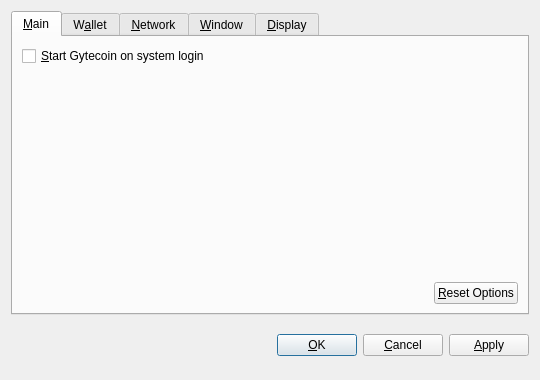
<?xml version="1.0" encoding="UTF-8"?>
<ui version="4.0">
 <class>OptionsDialog</class>
 <widget class="QDialog" name="OptionsDialog">
  <property name="geometry">
   <rect>
    <x>0</x>
    <y>0</y>
    <width>540</width>
    <height>380</height>
   </rect>
  </property>
  <property name="windowTitle">
   <string>Options</string>
  </property>
  <property name="modal">
   <bool>true</bool>
  </property>
  <layout class="QVBoxLayout" name="verticalLayout">
   <item>
    <widget class="QTabWidget" name="tabWidget">
     <property name="tabPosition">
      <enum>QTabWidget::North</enum>
     </property>
     <property name="currentIndex">
      <number>0</number>
     </property>
     <widget class="QWidget" name="tabMain">
      <attribute name="title">
       <string>&amp;Main</string>
      </attribute>
      <layout class="QVBoxLayout" name="verticalLayout_Main">
       <item>
        <widget class="QCheckBox" name="bitcoinAtStartup">
         <property name="toolTip">
          <string>Automatically start Gytecoin after logging in to the system.</string>
         </property>
         <property name="text">
          <string>&amp;Start Gytecoin on system login</string>
         </property>
        </widget>
       </item>
       <item>
        <spacer name="verticalSpacer_Main">
         <property name="orientation">
          <enum>Qt::Vertical</enum>
         </property>
         <property name="sizeHint" stdset="0">
          <size>
           <width>20</width>
           <height>40</height>
          </size>
         </property>
        </spacer>
       </item>
       <item>
        <layout class="QHBoxLayout" name="horizontalLayout_2_Main">
         <item>
          <spacer name="horizontalSpacer_2_Main">
           <property name="orientation">
            <enum>Qt::Horizontal</enum>
           </property>
           <property name="sizeHint" stdset="0">
            <size>
             <width>40</width>
             <height>20</height>
            </size>
           </property>
          </spacer>
         </item>
         <item>
          <widget class="QPushButton" name="resetButton">
           <property name="toolTip">
            <string>Reset all client options to default.</string>
           </property>
           <property name="text">
            <string>&amp;Reset Options</string>
           </property>
           <property name="autoDefault">
            <bool>false</bool>
           </property>
          </widget>
         </item>
        </layout>
       </item>
      </layout>
     </widget>
     <widget class="QWidget" name="tabWallet">
      <attribute name="title">
       <string>W&amp;allet</string>
      </attribute>
      <layout class="QVBoxLayout" name="verticalLayout_Network">
       <item>
        <widget class="QLabel" name="transactionFeeInfoLabel">
         <property name="text">
          <string>Optional transaction fee per kB that helps make sure your transactions are processed quickly. Most transactions are 1 kB.</string>
         </property>
         <property name="textFormat">
          <enum>Qt::PlainText</enum>
         </property>
         <property name="wordWrap">
          <bool>true</bool>
         </property>
        </widget>
       </item>
       <item>
        <layout class="QHBoxLayout" name="horizontalLayout_1_Main">
         <item>
          <widget class="QLabel" name="transactionFeeLabel">
           <property name="text">
            <string>Pay transaction &amp;fee</string>
           </property>
           <property name="textFormat">
            <enum>Qt::PlainText</enum>
           </property>
           <property name="buddy">
            <cstring>transactionFee</cstring>
           </property>
          </widget>
         </item>
         <item>
          <widget class="BitcoinAmountField" name="transactionFee"/>
         </item>
         <item>
          <spacer name="horizontalSpacer_1_Main">
           <property name="orientation">
            <enum>Qt::Horizontal</enum>
           </property>
           <property name="sizeHint" stdset="0">
            <size>
             <width>40</width>
             <height>20</height>
            </size>
           </property>
          </spacer>
         </item>
        </layout>
       </item>
       <item>
        <widget class="QLabel" name="label">
         <property name="text">
          <string>If you disable the spending of unconfirmed change, the change from a transaction cannot be used until that transaction has at least one confirmation. This also affects how your balance is computed.</string>
         </property>
         <property name="wordWrap">
          <bool>true</bool>
         </property>
        </widget>
       </item>
       <item>
        <widget class="QCheckBox" name="spendZeroConfChange">
         <property name="text">
          <string>Spend unconfirmed change  (experts only)</string>
         </property>
        </widget>
       </item>
       <item>
        <spacer name="verticalSpacer">
         <property name="orientation">
          <enum>Qt::Vertical</enum>
         </property>
         <property name="sizeHint" stdset="0">
          <size>
           <width>20</width>
           <height>40</height>
          </size>
         </property>
        </spacer>
       </item>
      </layout>
     </widget>
     <widget class="QWidget" name="tabNetwork">
      <attribute name="title">
       <string>&amp;Network</string>
      </attribute>
      <layout class="QVBoxLayout" name="verticalLayout_Network">
       <item>
        <widget class="QCheckBox" name="mapPortUpnp">
         <property name="toolTip">
          <string>Automatically open the Gytecoin client port on the router. This only works when your router supports UPnP and it is enabled.</string>
         </property>
         <property name="text">
          <string>Map port using &amp;UPnP</string>
         </property>
        </widget>
       </item>
       <item>
        <widget class="QCheckBox" name="connectSocks">
         <property name="toolTip">
          <string>Connect to the Gytecoin network through a SOCKS proxy (e.g. when connecting through Tor).</string>
         </property>
         <property name="text">
          <string>&amp;Connect through SOCKS proxy:</string>
         </property>
        </widget>
       </item>
       <item>
        <layout class="QHBoxLayout" name="horizontalLayout_Network">
         <item>
          <widget class="QLabel" name="proxyIpLabel">
           <property name="text">
            <string>Proxy &amp;IP:</string>
           </property>
           <property name="textFormat">
            <enum>Qt::PlainText</enum>
           </property>
           <property name="buddy">
            <cstring>proxyIp</cstring>
           </property>
          </widget>
         </item>
         <item>
          <widget class="QValidatedLineEdit" name="proxyIp">
           <property name="maximumSize">
            <size>
             <width>140</width>
             <height>16777215</height>
            </size>
           </property>
           <property name="toolTip">
            <string>IP address of the proxy (e.g. 127.0.0.1)</string>
           </property>
          </widget>
         </item>
         <item>
          <widget class="QLabel" name="proxyPortLabel">
           <property name="text">
            <string>&amp;Port:</string>
           </property>
           <property name="textFormat">
            <enum>Qt::PlainText</enum>
           </property>
           <property name="buddy">
            <cstring>proxyPort</cstring>
           </property>
          </widget>
         </item>
         <item>
          <widget class="QLineEdit" name="proxyPort">
           <property name="maximumSize">
            <size>
             <width>55</width>
             <height>16777215</height>
            </size>
           </property>
           <property name="toolTip">
            <string>Port of the proxy (e.g. 9050)</string>
           </property>
          </widget>
         </item>
         <item>
          <widget class="QLabel" name="socksVersionLabel">
           <property name="text">
            <string>SOCKS &amp;Version:</string>
           </property>
           <property name="textFormat">
            <enum>Qt::PlainText</enum>
           </property>
           <property name="buddy">
            <cstring>socksVersion</cstring>
           </property>
          </widget>
         </item>
         <item>
          <widget class="QValueComboBox" name="socksVersion">
           <property name="toolTip">
            <string>SOCKS version of the proxy (e.g. 5)</string>
           </property>
          </widget>
         </item>
         <item>
          <spacer name="horizontalSpacer_Network">
           <property name="orientation">
            <enum>Qt::Horizontal</enum>
           </property>
           <property name="sizeHint" stdset="0">
            <size>
             <width>40</width>
             <height>20</height>
            </size>
           </property>
          </spacer>
         </item>
        </layout>
       </item>
       <item>
        <spacer name="verticalSpacer_Network">
         <property name="orientation">
          <enum>Qt::Vertical</enum>
         </property>
         <property name="sizeHint" stdset="0">
          <size>
           <width>20</width>
           <height>40</height>
          </size>
         </property>
        </spacer>
       </item>
      </layout>
     </widget>
     <widget class="QWidget" name="tabWindow">
      <attribute name="title">
       <string>&amp;Window</string>
      </attribute>
      <layout class="QVBoxLayout" name="verticalLayout_Window">
       <item>
        <widget class="QCheckBox" name="minimizeToTray">
         <property name="toolTip">
          <string>Show only a tray icon after minimizing the window.</string>
         </property>
         <property name="text">
          <string>&amp;Minimize to the tray instead of the taskbar</string>
         </property>
        </widget>
       </item>
       <item>
        <widget class="QCheckBox" name="minimizeOnClose">
         <property name="toolTip">
          <string>Minimize instead of exit the application when the window is closed. When this option is enabled, the application will be closed only after selecting Quit in the menu.</string>
         </property>
         <property name="text">
          <string>M&amp;inimize on close</string>
         </property>
        </widget>
       </item>
       <item>
        <spacer name="verticalSpacer_Window">
         <property name="orientation">
          <enum>Qt::Vertical</enum>
         </property>
         <property name="sizeHint" stdset="0">
          <size>
           <width>20</width>
           <height>40</height>
          </size>
         </property>
        </spacer>
       </item>
      </layout>
     </widget>
     <widget class="QWidget" name="tabDisplay">
      <attribute name="title">
       <string>&amp;Display</string>
      </attribute>
      <layout class="QVBoxLayout" name="verticalLayout_Display">
       <item>
        <layout class="QHBoxLayout" name="horizontalLayout_1_Display">
         <item>
          <widget class="QLabel" name="langLabel">
           <property name="text">
            <string>User Interface &amp;language:</string>
           </property>
           <property name="textFormat">
            <enum>Qt::PlainText</enum>
           </property>
           <property name="buddy">
            <cstring>lang</cstring>
           </property>
          </widget>
         </item>
         <item>
          <widget class="QValueComboBox" name="lang">
           <property name="toolTip">
            <string>The user interface language can be set here. This setting will take effect after restarting Gytecoin.</string>
           </property>
          </widget>
         </item>
        </layout>
       </item>
       <item>
        <layout class="QHBoxLayout" name="horizontalLayout_2_Display">
         <item>
          <widget class="QLabel" name="unitLabel">
           <property name="text">
            <string>&amp;Unit to show amounts in:</string>
           </property>
           <property name="textFormat">
            <enum>Qt::PlainText</enum>
           </property>
           <property name="buddy">
            <cstring>unit</cstring>
           </property>
          </widget>
         </item>
         <item>
          <widget class="QValueComboBox" name="unit">
           <property name="toolTip">
            <string>Choose the default subdivision unit to show in the interface and when sending coins.</string>
           </property>
          </widget>
         </item>
        </layout>
       </item>
       <item>
        <widget class="QCheckBox" name="displayAddresses">
         <property name="toolTip">
          <string>Whether to show Gytecoin addresses in the transaction list or not.</string>
         </property>
         <property name="text">
          <string>&amp;Display addresses in transaction list</string>
         </property>
        </widget>
       </item>
       <item>
        <widget class="QCheckBox" name="coinControlFeatures">
         <property name="toolTip">
          <string>Whether to show coin control features or not.</string>
         </property>
         <property name="text">
          <string>Display coin &amp;control features (experts only!)</string>
         </property>
        </widget>
       </item>
       <item>
        <spacer name="verticalSpacer_Display">
         <property name="orientation">
          <enum>Qt::Vertical</enum>
         </property>
         <property name="sizeHint" stdset="0">
          <size>
           <width>20</width>
           <height>40</height>
          </size>
         </property>
        </spacer>
       </item>
      </layout>
     </widget>
    </widget>
   </item>
   <item>
    <layout class="QHBoxLayout" name="horizontalLayout_Buttons">
     <item>
      <spacer name="horizontalSpacer_1">
       <property name="orientation">
        <enum>Qt::Horizontal</enum>
       </property>
       <property name="sizeHint" stdset="0">
        <size>
         <width>40</width>
         <height>48</height>
        </size>
       </property>
      </spacer>
     </item>
     <item>
      <widget class="QLabel" name="statusLabel">
       <property name="font">
        <font>
         <weight>75</weight>
         <bold>true</bold>
        </font>
       </property>
       <property name="text">
        <string/>
       </property>
       <property name="textFormat">
        <enum>Qt::PlainText</enum>
       </property>
       <property name="wordWrap">
        <bool>true</bool>
       </property>
      </widget>
     </item>
     <item>
      <spacer name="horizontalSpacer_2">
       <property name="orientation">
        <enum>Qt::Horizontal</enum>
       </property>
       <property name="sizeHint" stdset="0">
        <size>
         <width>40</width>
         <height>48</height>
        </size>
       </property>
      </spacer>
     </item>
     <item>
      <widget class="QPushButton" name="okButton">
       <property name="text">
        <string>&amp;OK</string>
       </property>
      </widget>
     </item>
     <item>
      <widget class="QPushButton" name="cancelButton">
       <property name="text">
        <string>&amp;Cancel</string>
       </property>
       <property name="autoDefault">
        <bool>false</bool>
       </property>
      </widget>
     </item>
     <item>
      <widget class="QPushButton" name="applyButton">
       <property name="text">
        <string>&amp;Apply</string>
       </property>
       <property name="autoDefault">
        <bool>false</bool>
       </property>
      </widget>
     </item>
    </layout>
   </item>
  </layout>
 </widget>
 <customwidgets>
  <customwidget>
   <class>BitcoinAmountField</class>
   <extends>QSpinBox</extends>
   <header>bitcoinamountfield.h</header>
  </customwidget>
  <customwidget>
   <class>QValueComboBox</class>
   <extends>QComboBox</extends>
   <header>qvaluecombobox.h</header>
  </customwidget>
  <customwidget>
   <class>QValidatedLineEdit</class>
   <extends>QLineEdit</extends>
   <header>qvalidatedlineedit.h</header>
  </customwidget>
 </customwidgets>
 <resources/>
 <connections/>
</ui>
